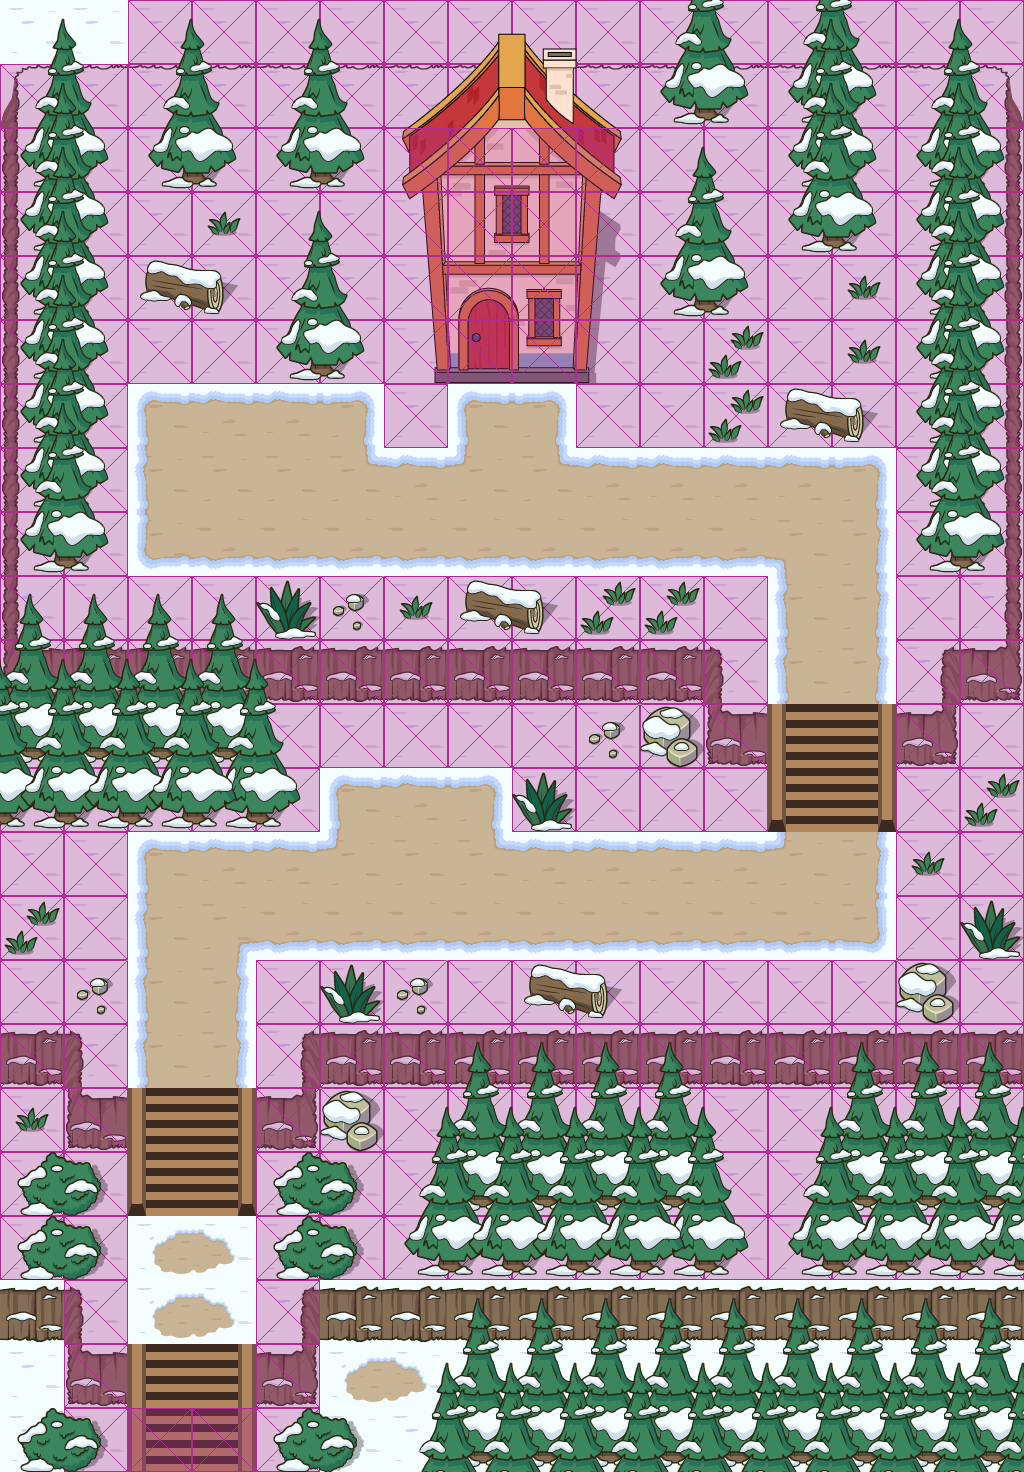

Rendered tile map (Tiled .tmx) drawn with the repository's tilesets; below, a short description and the full map source, tile grids included:
An orthogonal 16x23 tile map with 64x64 px tiles, 4 tile layers (Ground, Middle1, Collision, Tree), 4 tilesets and 4 objects (2x npc, Player, go_to).

<map version="1.4" tiledversion="1.4.1" orientation="orthogonal" renderorder="right-down" width="16" height="23" tilewidth="64" tileheight="64" infinite="0" nextlayerid="13" nextobjectid="63">
 <properties>
  <property name="theme" value="1" />
 </properties>
 <tileset firstgid="1" name="utility_tiles" tilewidth="64" tileheight="64" spacing="2" margin="1" tilecount="16" columns="4">
  <image source="../tiles/utility_tiles.png" width="264" height="264" />
 </tileset>
 <tileset firstgid="17" name="Spritesheet_SaljuArea" tilewidth="64" tileheight="64" spacing="2" margin="1" tilecount="160" columns="10">
  <image source="../tiles/Office/Spritesheet_SaljuArea_extruded.png" width="660" height="1056" />
 </tileset>
 <tileset firstgid="177" name="Gedung" tilewidth="64" tileheight="64" spacing="2" margin="1" tilecount="24" columns="24">
  <image source="../tiles/Office/Gedung tiles_extruded.png" width="1584" height="66" />
 </tileset>
 <tileset firstgid="201" name="collision_tileset" tilewidth="64" tileheight="64" spacing="2" margin="1" tilecount="1" columns="1">
  <image source="../tiles/collision_tileset.png" width="66" height="66" />
  <tile id="0">
   <properties>
    <property name="collides" type="bool" value="true" />
   </properties>
  </tile>
 </tileset>
 <layer id="1" name="Ground" width="16" height="23">
  <data encoding="csv">
40,40,40,40,40,40,40,40,40,40,40,40,40,40,40,40,
40,40,40,40,40,40,40,40,40,40,40,40,40,40,40,40,
40,40,40,40,40,40,40,40,40,40,40,40,40,40,40,40,
40,40,40,40,40,40,40,40,40,40,40,40,40,40,40,40,
40,40,40,40,40,40,40,40,40,40,40,40,40,40,40,40,
40,40,40,40,40,40,40,40,40,40,40,40,40,40,40,40,
40,40,40,40,40,40,40,40,40,40,40,40,40,40,40,40,
40,40,40,40,40,40,40,40,40,40,40,40,40,40,40,40,
40,40,40,40,40,40,40,40,40,40,40,40,40,40,40,40,
40,40,40,40,40,40,40,40,40,40,40,40,40,40,40,40,
40,40,40,40,40,40,40,40,40,40,40,40,40,40,40,40,
40,40,40,40,40,40,40,40,40,40,40,40,40,40,40,40,
40,40,40,40,40,40,40,40,40,40,40,40,40,40,40,40,
40,40,40,40,40,40,40,40,40,40,40,40,40,40,40,40,
40,40,40,40,40,40,40,40,40,40,40,40,40,40,40,40,
40,40,40,40,40,40,40,40,40,40,40,40,40,40,40,40,
40,40,40,40,40,40,40,40,40,40,40,40,40,40,40,40,
40,40,40,40,40,40,40,40,40,40,40,40,40,40,40,40,
40,40,40,40,40,40,40,40,40,40,40,40,40,40,40,40,
40,40,40,40,40,40,40,40,40,40,40,40,40,40,40,40,
40,40,40,40,40,40,40,40,40,40,40,40,40,40,40,40,
40,40,40,40,40,40,40,40,40,40,40,40,40,40,40,40,
40,40,40,40,40,40,40,40,40,40,40,40,40,40,40,40
</data>
 </layer>
 <layer id="2" name="Middle1" width="16" height="23">
  <data encoding="csv">
0,0,0,0,0,0,0,0,0,0,0,0,0,0,0,0,
21,22,22,22,22,22,22,22,22,22,22,22,22,22,22,24,
99,0,0,0,0,0,189,190,191,192,0,0,0,0,0,100,
99,0,0,0,0,0,185,186,187,188,0,0,0,0,0,100,
99,0,0,0,0,0,181,182,183,184,0,0,0,0,0,100,
99,0,0,0,0,0,177,178,179,180,0,0,0,0,0,100,
99,0,97,19,19,98,0,97,98,0,0,0,0,0,0,100,
99,0,37,28,28,18,19,17,18,19,19,19,19,98,0,100,
99,0,107,30,30,30,30,30,30,30,30,30,27,39,0,100,
99,0,0,0,0,0,0,0,0,0,0,0,37,39,0,100,
26,46,46,46,46,46,46,46,46,46,46,42,37,39,43,36,
0,0,0,0,0,0,0,0,0,0,0,26,57,58,36,0,
0,0,0,0,0,97,19,98,0,0,0,0,67,68,0,0,
0,0,97,19,19,17,28,18,19,19,19,19,17,39,0,0,
0,0,37,29,30,30,30,30,30,30,30,30,30,108,0,0,
0,0,37,39,0,0,0,0,0,0,0,0,0,0,0,0,
46,42,37,39,43,46,46,46,46,46,46,46,46,46,46,46,
0,26,57,58,36,0,0,0,0,0,0,0,0,0,0,0,
0,0,67,68,0,0,0,0,0,0,0,0,0,0,0,0,
0,0,54,55,0,0,0,0,0,0,0,0,0,0,0,0,
46,42,54,55,43,46,46,46,46,46,46,46,46,46,46,46,
0,26,57,58,36,54,55,0,0,0,0,0,0,0,0,0,
0,0,57,58,0,0,0,0,0,0,0,0,0,0,0,0
</data>
 </layer>
 <layer id="4" name="Collision" width="16" height="23">
  <data encoding="csv">
0,0,201,201,201,201,201,201,201,201,201,201,201,201,201,201,
201,201,201,201,201,201,201,201,201,201,201,201,201,201,201,201,
201,201,201,201,201,201,201,201,201,201,201,201,201,201,201,201,
201,201,201,201,201,201,201,201,201,201,201,201,201,201,201,201,
201,201,201,201,201,201,201,201,201,201,201,201,201,201,201,201,
201,201,201,201,201,201,201,201,201,201,201,201,201,201,201,201,
201,201,0,0,0,0,201,0,0,201,201,201,201,201,201,201,
201,201,0,0,0,0,0,0,0,0,0,0,0,0,201,201,
201,201,0,0,0,0,0,0,0,0,0,0,0,0,201,201,
201,201,201,201,201,201,201,201,201,201,201,201,0,0,201,201,
201,201,201,201,201,201,201,201,201,201,201,201,0,0,201,201,
201,201,201,201,201,201,201,201,201,201,201,201,0,0,201,201,
201,201,201,201,201,0,0,0,201,201,201,201,0,0,201,201,
201,201,0,0,0,0,0,0,0,0,0,0,0,0,201,201,
201,201,0,0,0,0,0,0,0,0,0,0,0,0,201,201,
201,201,0,0,201,201,201,201,201,201,201,201,201,201,201,201,
201,201,0,0,201,201,201,201,201,201,201,201,201,201,201,201,
201,201,0,0,201,201,201,201,201,201,201,201,201,201,201,201,
201,201,0,0,201,201,201,201,201,201,201,201,201,201,201,201,
201,201,0,0,201,201,201,201,201,201,201,201,201,201,201,201,
0,201,0,0,201,0,0,0,0,0,0,0,0,0,0,0,
0,201,0,0,201,0,0,0,0,0,0,0,0,0,0,0,
0,201,201,201,201,0,0,0,0,0,0,0,0,0,0,0
</data>
 </layer>
 <objectgroup id="7" name="Player">
  <object id="62" name="Player" type="Player" gid="116" x="159" y="1297" width="64" height="64">
   <properties>
    <property name="direction" value="u" />
   </properties>
  </object>
 </objectgroup>
 <objectgroup id="8" name="NPCs">
  <object id="60" name="BM" type="npc" gid="13" x="386.75" y="839.311" width="64" height="64">
   <properties>
    <property name="dialogue_name" value="Kluster 2/RP_1_3_Edward" />
    <property name="image_name" value="Spritesheet_CharacterMale_UntungIdle" />
    <property name="theme" value="&quot;&quot;" />
   </properties>
  </object>
  <object id="61" name="Snowman" type="npc" gid="13" x="313.25" y="450.916" width="64" height="64">
   <properties>
    <property name="dialogue_name" value="Kluster 2/RP_1_3_Boneka" />
    <property name="image_name" value="Spritesheet_CharacterNPC_DoolIdle" />
    <property name="theme" value="&quot;&quot;" />
   </properties>
  </object>
 </objectgroup>
 <layer id="12" name="Tree" width="16" height="23">
  <data encoding="csv">
63,66,63,66,63,66,197,198,199,200,73,76,117,118,63,66,
117,118,73,76,73,76,193,194,195,196,83,86,127,128,117,118,
127,128,83,86,83,86,0,0,0,0,63,66,137,138,127,128,
127,128,0,62,63,66,0,0,0,0,73,76,83,86,127,128,
127,128,95,96,73,76,0,0,0,0,83,86,0,62,127,128,
127,128,0,0,83,86,0,0,0,0,0,90,0,62,127,128,
127,128,0,0,0,0,0,0,0,0,0,90,95,96,127,128,
137,138,0,0,0,0,0,0,0,0,0,0,0,0,137,138,
83,86,0,0,0,0,0,0,0,0,0,0,0,0,83,86,
119,119,119,119,89,110,62,95,96,90,90,0,0,0,0,0,
135,135,135,135,66,0,0,0,0,0,0,0,0,0,0,0,
74,74,74,75,76,0,0,0,0,110,109,0,0,0,0,0,
84,84,84,85,86,0,0,0,89,0,0,0,0,0,0,90,
0,0,0,0,0,0,0,0,0,0,0,0,0,0,62,0,
90,0,0,0,0,0,0,0,0,0,0,0,0,0,0,89,
0,110,0,0,0,89,110,0,95,96,0,0,0,0,109,0,
0,0,0,0,0,0,0,119,119,119,119,0,0,119,119,119,
62,0,0,0,0,109,63,135,135,135,135,66,63,135,135,135,
69,70,0,0,69,70,73,74,74,74,75,76,73,74,74,74,
69,70,0,0,69,70,83,84,84,84,85,86,83,84,84,84,
0,0,0,0,0,0,0,119,119,119,119,119,119,119,119,119,
0,0,0,0,0,0,63,135,135,135,135,135,135,135,135,135,
69,70,0,0,69,70,73,74,74,74,75,74,74,74,74,74
</data>
 </layer>
 <objectgroup id="9" name="Monsters" />
 <objectgroup id="5" name="Objects">
  <object id="58" type="go_to" gid="1" x="478.5" y="480.648" width="64" height="64">
   <properties>
    <property name="face_direction" value="u" />
    <property name="next_map_name" value="office_indoor_1-3" />
    <property name="next_x_tile" type="int" value="9" />
    <property name="next_y_tile" type="int" value="18" />
   </properties>
  </object>
 </objectgroup>
</map>